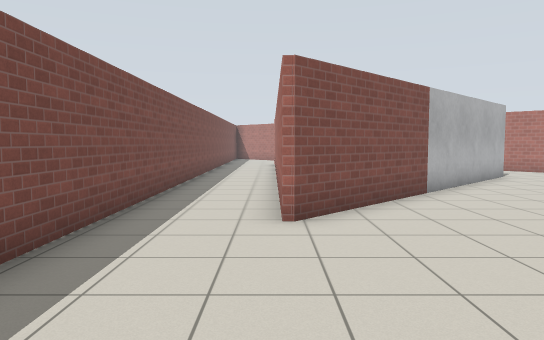
View 1 (above)

13 first-person views from a walk through a Gazebo world. The camera is 1.2 m above the floor, tilts 4° down and sees 70° across. The floor is counted in squares, 1 m on a side. Each view is taken from the middle of a square. On the plan, view 1 faces up. The plan holds only what a view shows up to about 15 squares ahead; the rest is blank. Gazebo's built-in surfaces are drawn with simple patterns.

View 2
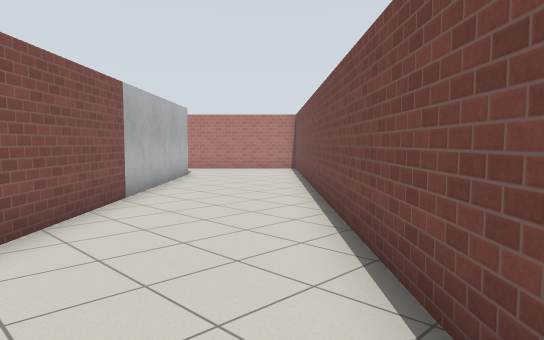

View 3
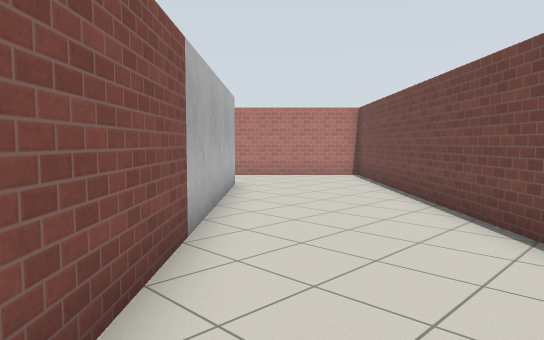

View 4
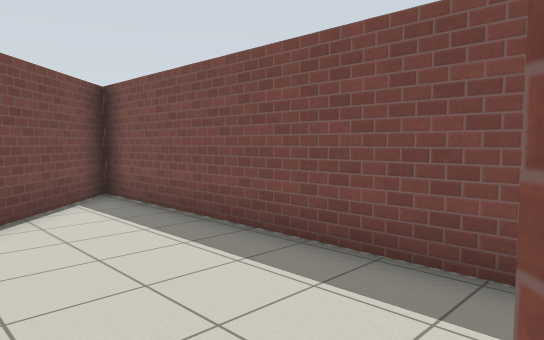

View 5
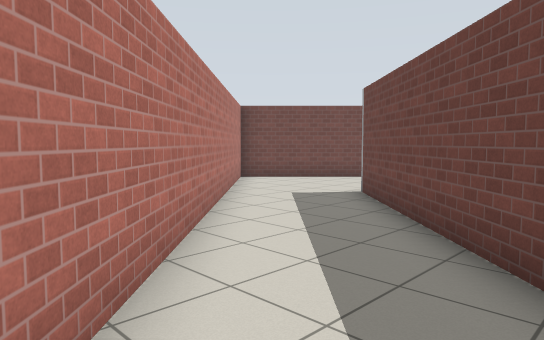

View 6
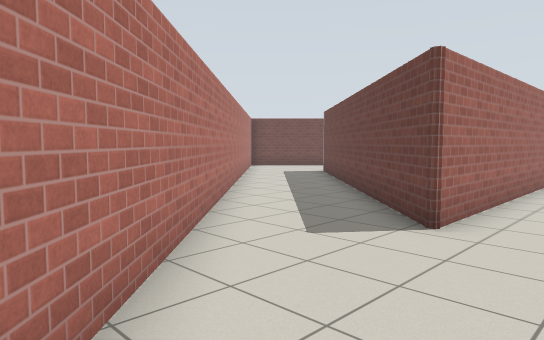

View 7
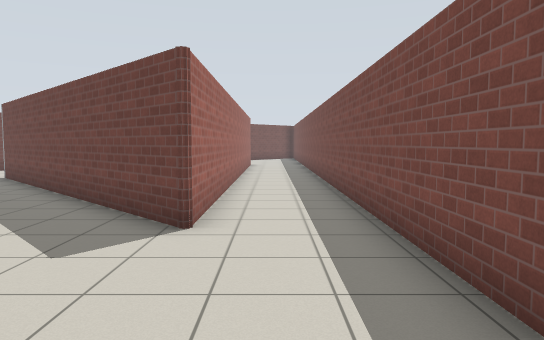

View 8
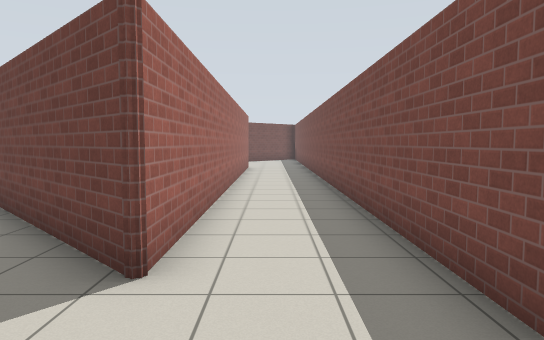

View 9
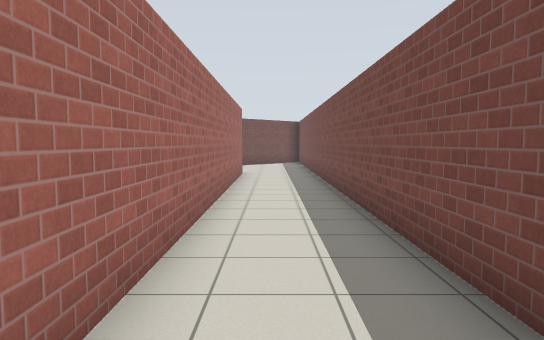

View 10
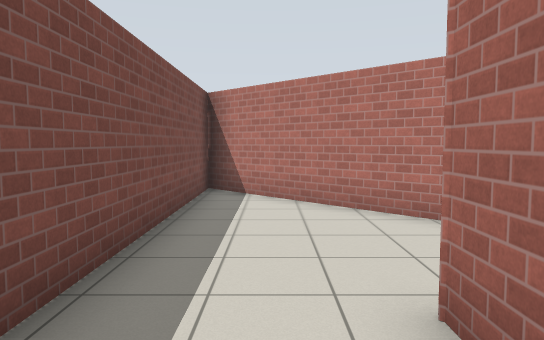

View 11
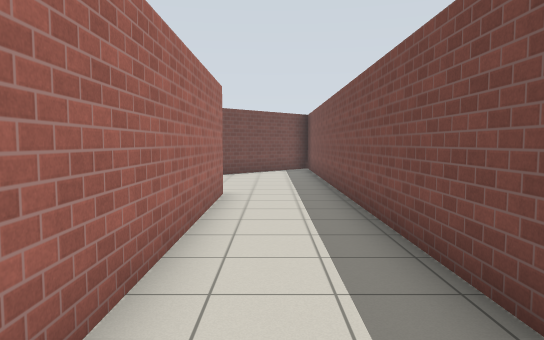

View 12
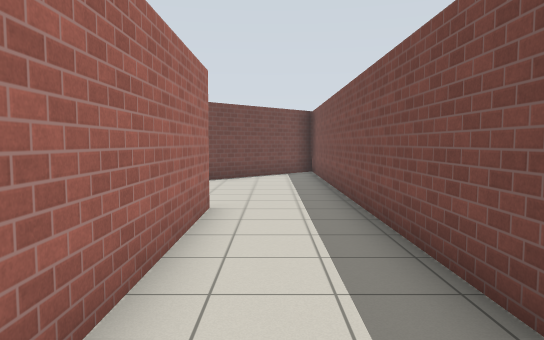

View 13
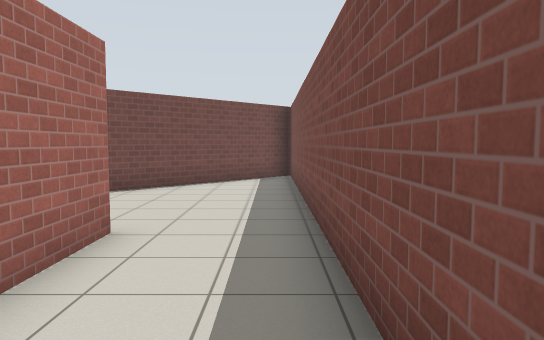

### Floor plan
Points are (right, up) in squares from view 1. A wall is a line through its corners. A room is listed if a view was taken in it or the views show most of it. See-through windows are left out.
Room 1 (views 1, 2, 3, 4, 5, 6, 7)
walls: (-2.7, 5.5) (-2.7, -3.2) (13.6, 13) (-2.7, 29.2) (-2.7, 26.5); (0.9, 21) (8.2, 13.7) (0.2, 5.7)
ways out: opening at (-1.5, 6) to room 2; opening at (-0.2, 24) to room 2
Room 2 (views 8, 9, 10, 11, 12, 13)
walls: (-2.7, 26.5) (-2.7, 5.5); (0.2, 5.7) (0.2, 21.7) (0.9, 21)
ways out: opening at (-1.5, 6) to room 1; opening at (-0.2, 24) to room 1

Where each view was taken, in squares from view 1:
view 1: 0 up, 0 right, facing up
view 2: 1 up, 0 right, facing up-right
view 3: 5 up, 1 right, facing up-right
view 4: 6 up, 1 right, facing down-left
view 5: 22 up, 3 right, facing down-right
view 6: 27 up, 2 left, facing down-right
view 7: 27 up, 1 left, facing down
view 8: 25 up, 1 left, facing down
view 9: 21 up, 1 left, facing down
view 10: 19 up, 1 left, facing up
view 11: 15 up, 1 left, facing down
view 12: 13 up, 1 left, facing down
view 13: 11 up, 2 left, facing down
